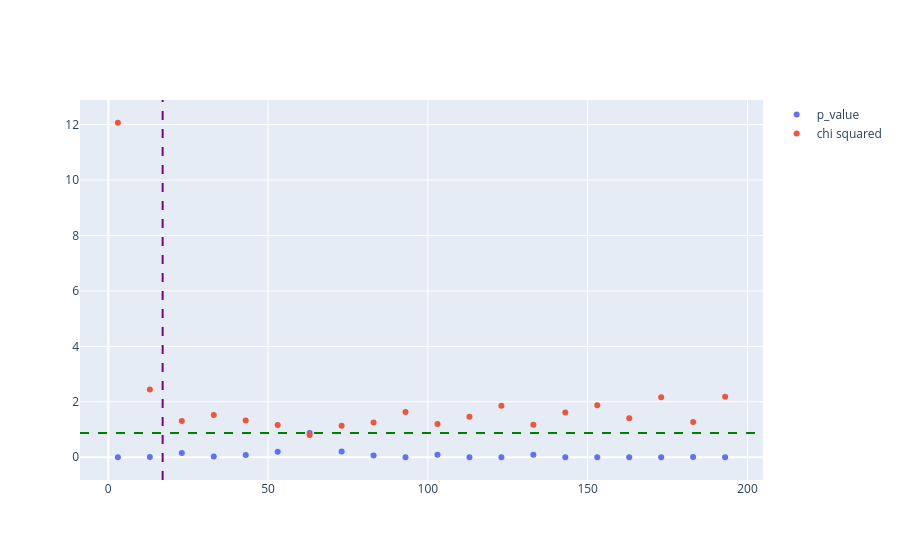

The code cell stored with this chart in its notebook:
### Code cell
fig = go.Figure()

range_bins = np.arange(min_bin_range , max_bin_range , step_bin , dtype=int)

fig.add_trace( go.Scatter( x = range_bins , y = p_value_list , mode="markers" , name="p_value"))
fig.add_trace( go.Scatter( x = range_bins , y = chi2_list , mode="markers" , name="chi squared"))
fig.add_vline(x= sturges(len(data_refact)), line_dash="dash", line_color="purple" , name= "sturges value for binning")
fig.add_hline( y= max(p_value_list) , line_dash="dash", line_color="green" , name= "minimum p_value")
fig.update_layout(showlegend=True)
fig.show()

### Figure 1 — Plotly figure (JSON) as saved in the notebook; plotly's stock layout.template omitted (floating-point values rounded to 4 significant figures)
{"data": [{"mode": "markers", "name": "p_value", "type": "scatter", "x": [3, 13, 23, 33, 43, 53, 63, 73, 83, 93, 103, 113, 123, 133, 143, 153, 163, 173, 183, 193], "y": [0.0005129, 0.004851, 0.1569, 0.03106, 0.08112, 0.1964, 0.8724, 0.2045, 0.06036, 0.0001418, 0.0865, 0.001088, 3.369e-08, 0.08577, 5.48e-06, 3.941e-10, 0.0005664, 1.11e-16, 0.00799, 0]}, {"mode": "markers", "name": "chi squared", "type": "scatter", "x": [3, 13, 23, 33, 43, 53, 63, 73, 83, 93, 103, 113, 123, 133, 143, 153, 163, 173, 183, 193], "y": [12.07, 2.44, 1.306, 1.524, 1.322, 1.165, 0.7983, 1.135, 1.255, 1.629, 1.197, 1.462, 1.855, 1.173, 1.613, 1.877, 1.403, 2.167, 1.271, 2.179]}], "layout": {"shapes": [{"line": {"color": "purple", "dash": "dash"}, "name": "sturges value for binning", "type": "line", "x0": 17, "x1": 17, "xref": "x", "y0": 0, "y1": 1, "yref": "y domain"}, {"line": {"color": "green", "dash": "dash"}, "name": "minimum p_value", "type": "line", "x0": 0, "x1": 1, "xref": "x domain", "y0": 0.8724, "y1": 0.8724, "yref": "y"}], "showlegend": true}}
